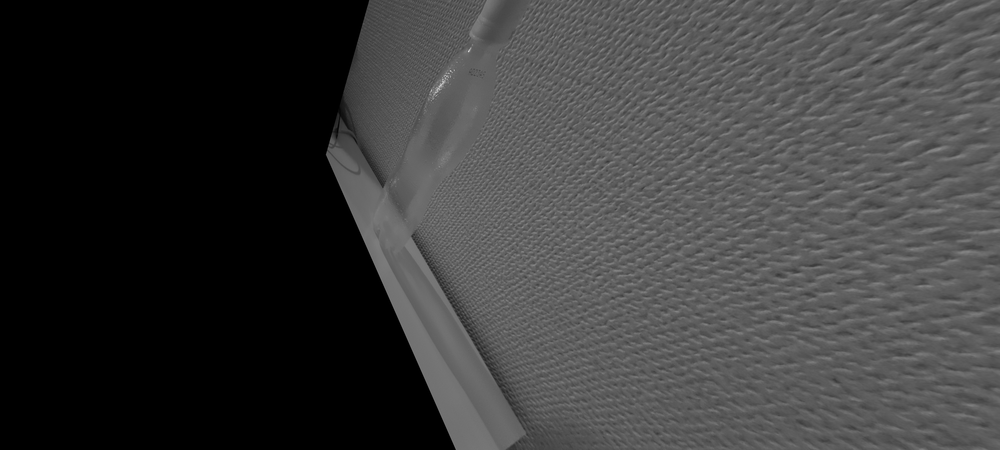
#> input picture rectified_2.png, 1000 x 450 px, shrunk from 4032 x 1816 before the run
$ python dmap.py
#> lines starting #> are read from the running program, lines starting #| are printed output that depends on the picture
import numpy as np
import cv2 as cv
from matplotlib import pyplot as plt

imgR = cv.imread('rectified_2.png',0)
#> imgR is the input picture: shape (450, 1000); min 0, max 215, mean 58.7
imgL = cv.imread('rectified_1.png',0)
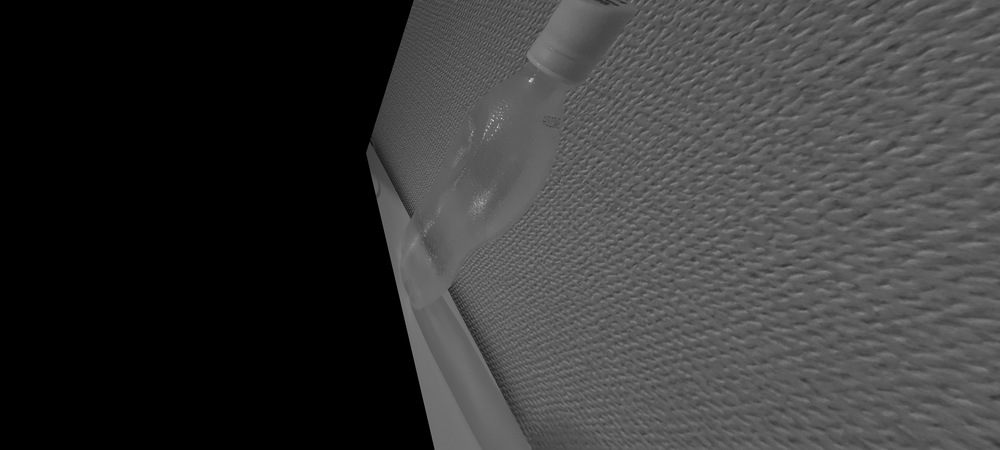
#> input picture rectified_1.png, 1000 x 450 px, shrunk from 4032 x 1816 before the run
#> imgL is the input picture: shape (450, 1000); min 0, max 209, mean 55.3
stereo = cv.StereoBM_create(numDisparities=16, blockSize=15)
disparity = stereo.compute(imgL,imgR)
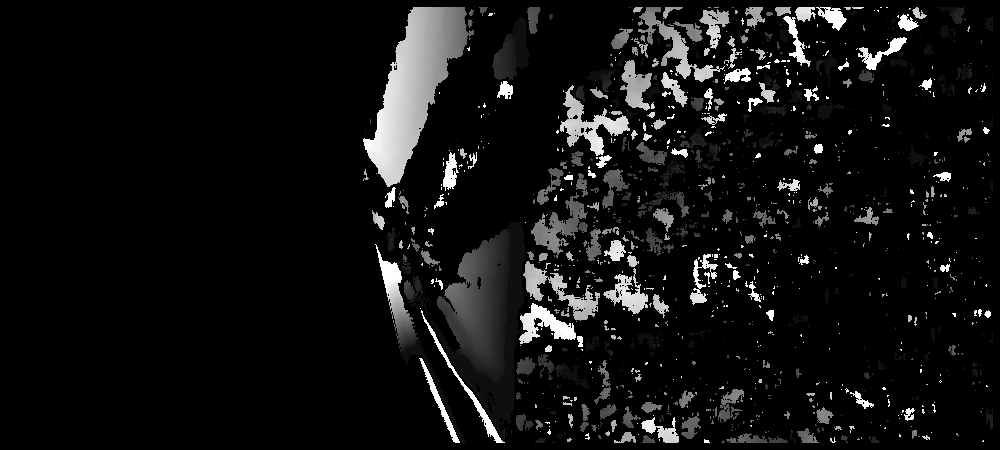
#> disparity: shape (450, 1000) int16; min -16, max 240, mean 2; drawn with min black and max white
plt.imshow(disparity,'gray')
plt.show()

cv.imshow('disparity', disparity)
cv.waitKey()
cv.destroyAllWindows()
